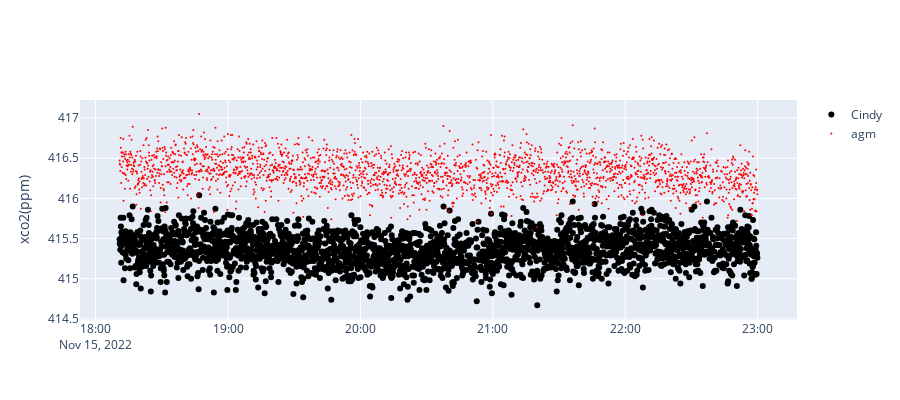

Here is the notebook cell this chart was saved with:
### Code cell
# xlims= [datetime.datetime.combine(em27_resampled.index[0].date(),datetime.time(hour=6)),
#         datetime.datetime.combine(em27_resampled.index[-1].date(),datetime.time(hour=22))]
spec = 'xco2(ppm)'
fig = go.Figure()
fig.add_trace(go.Scatter(
        x = oof_df_cindy.index,
        y = oof_df_cindy[spec],
        name='Cindy',
        # error_y = dict(
        #     type='data', # value of error bar given in data coordinates
        #     array=oof_df_cindy[f'{spec}_error'],
        #     visible=True,
        #     color = 'grey',
        #     width = 0.8),
        mode='markers',
        marker={'color':'black'},
    ))
fig.add_trace(go.Scatter(
        x = oof_df_agm.index,
        y = oof_df_agm[spec],
        name='agm',
        # error_y = dict(
        #     type='data', # value of error bar given in data coordinates
        #     array=oof_df_agm[f'{spec}_error'],
        #     visible=True,
        #     color = 'pink',
        #     width = 0.1),
        mode='markers',
        marker={'color':'red','size':2},
    ))
fig.update_yaxes(title_text = spec)



fig.update_layout(
    height=400,
)
fig.show()

### Figure 1 — Plotly figure (JSON) as saved in the notebook; plotly's stock layout.template omitted (floating-point values rounded to 4 significant figures; data arrays with more than 128 entries replaced by an {"elided": "..."} marker saying what was removed)
{"data": [{"marker": {"color": "black"}, "mode": "markers", "name": "Cindy", "type": "scatter", "x": {"elided": "2304 str values"}, "y": {"elided": "2304 float values"}}, {"marker": {"color": "red", "size": 2}, "mode": "markers", "name": "agm", "type": "scatter", "x": {"elided": "2304 str values"}, "y": {"elided": "2304 float values"}}], "layout": {"height": 400, "yaxis": {"title": {"text": "xco2(ppm)"}}}}
